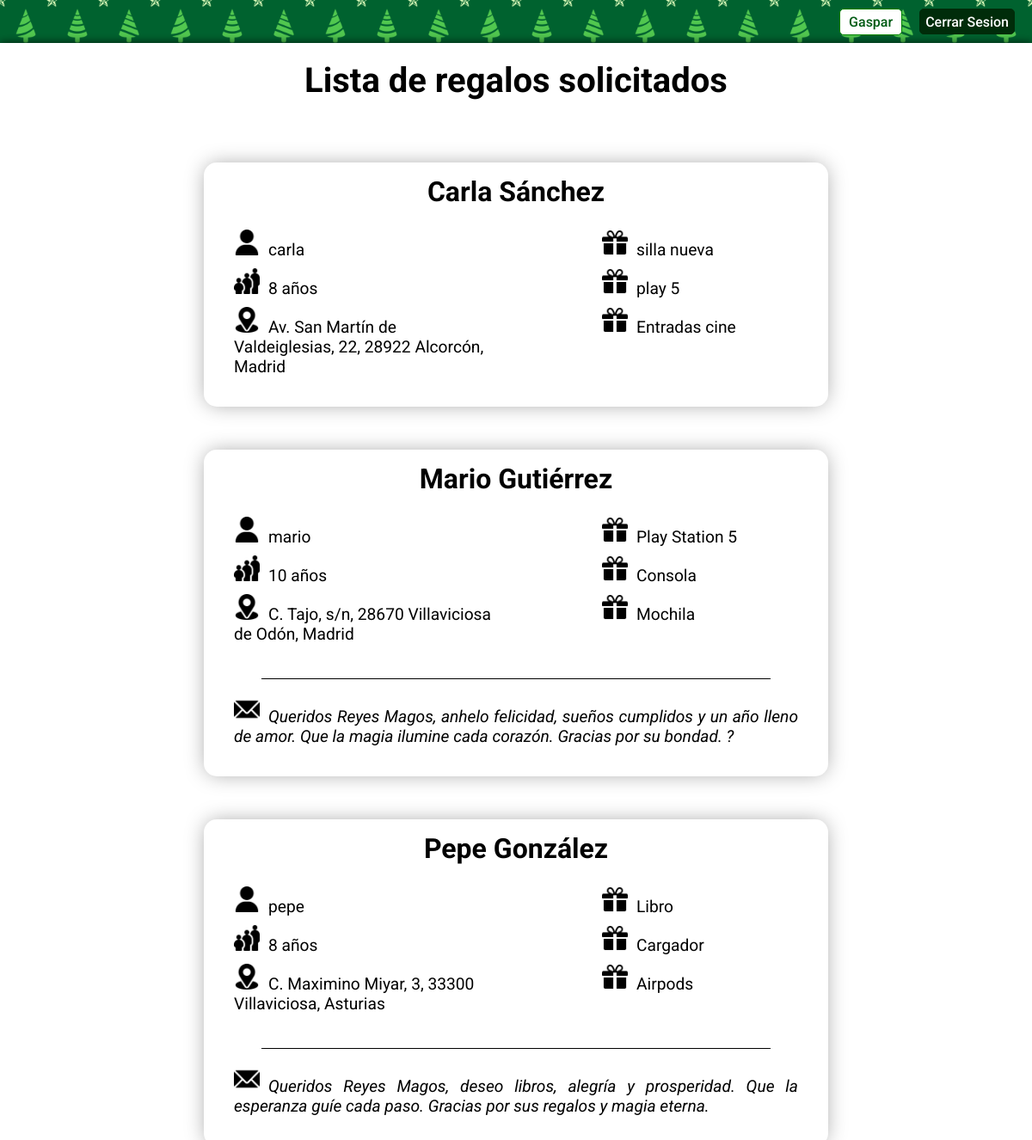
Screenshot of /dashboard.php (signed in) with the database file from the repository.
### tables this page shows
CREATE TABLE IF NOT EXISTS `data_users` (
  `nombre` varchar(32) NOT NULL,
  `apellidos` varchar(32) NOT NULL,
  `usuario` varchar(16) NOT NULL,
  `edad` int(11) DEFAULT NULL,
  `direccion` varchar(255) NOT NULL,
  `password` varchar(255) NOT NULL,
  `tipo` int(11) NOT NULL DEFAULT 1,
  `regalo1` char(128) DEFAULT NULL,
  `regalo2` char(128) DEFAULT NULL,
  `regalo3` char(128) DEFAULT NULL,
  `carta` char(255) DEFAULT NULL,
  PRIMARY KEY (`usuario`)
);

### dashboard.php (the view, shortened to what this page needs)
<?php
    if(isset($_SESSION["username"])) {
?>
<?php
    $servername = "localhost";
    $username = "root";
    $password = "";
    $dbname = "usuarios";
    $conn = new mysqli($servername, $username, $password, $dbname);
    $query_consultar_user = 'SELECT tipo, nombre, apellidos, regalo1, regalo2, regalo3, carta FROM data_users WHERE usuario = ? LIMIT 1;';
    $stmt = $conn->prepare($query_consultar_user);
    $stmt->bind_param('s', $_SESSION["username"]);
    $stmt->execute();
    $result_consultar_user = $stmt->get_result();
    if ($result_consultar_user && $result_consultar_user->num_rows > 0) {
        $row_consultar_user = $result_consultar_user->fetch_assoc();
        $tipo_usuario = $row_consultar_user['tipo'];
        $regalo1_existente = $row_consultar_user['regalo1'];
        if($tipo_usuario == 1){
            if($regalo1_existente === '' || $regalo1_existente === null) {
?>
<!DOCTYPE html>
<html lang="en">
<head>
    <meta charset="UTF-8">
    <meta name="viewport" content="width=device-width, initial-scale=1.0">
    <link rel="stylesheet" href="./styles/dashboard.css">
    <link rel="icon" type="image/x-icon" href="/images/favicon.png">
    <title>Carta a los reyes magos </title>
</head>
<body>
    <header>
        <p><?php echo $row_consultar_user['nombre'] . ' ' . $row_consultar_user['apellidos'];?></p>
        <form method="post" action="logout.php"><input type="submit" value="Cerrar Sesion" class="logout-button"></form>
    </header>
    <main>
        <h1>Tu carta a los reyes magos </h1>
        <form method="post" class="formulario" action="insertar_regalos.php">
            Escribe tus 3 regalos que más quieras pedir a los Reyes Magos
            <label>Regalo 1
                <input type="text" name="r1" id="r1" placeholder="Escribe tu regalo 1 aquí" required>
            </label>
            <label>Regalo 2
                <input type="text" name="r2" id="r2" placeholder="Escribe tu regalo 2 aquí" required>
            </label>
            <label>Regalo 3
                <input type="text" name="r3" id="r3" placeholder="Escribe tu regalo 3 aquí" required>
            </label>
            <label><span>Carta a los reyes magos <i>(Opcional)</i></span>
                <textarea name="carta" id="carta" maxlength="255" cols="30" rows="10" placeholder="Queridos reyes magos..."></textarea>
                <div id="textarea-count">
                    <span id="current">0</span>
                    <span id="maximum">/ 255</span>
                  </div>
            </label>
            <input type="submit" value="Pedir" class="submit-pedir">
        </form>
    </main>
    <script src="scripts/dashboard.js"></script>
</body>
</html>
<?php
    }else{
?>
    <!DOCTYPE html>
<html lang="en">
<head>
    <meta charset="UTF-8">
    <meta name="viewport" content="width=device-width, initial-scale=1.0">
    <link rel="stylesheet" href="./styles/dashboard.css">
    <link rel="icon" type="image/x-icon" href="/images/favicon.png">
    <title>Carta a los reyes magos </title>
</head>
<body>
    <header>
        <p><?php echo $row_consultar_user['nombre'] . ' ' . $row_consultar_user['apellidos'];?></p>
        <form method="post" action="logout.php"><input type="submit" value="Cerrar Sesion" class="logout-button"></form>
    </header>
    <main>
        <h1>Tu carta a los reyes magos </h1>
        <form method="post" action="insertar_regalos.php" class="formulario">
            <span class="form-title">Aquí están tus 3 regalos que has pedido a los reyes magos, ¡Feliz navidad!</span>
            <label>Regalo 1
                <input type="text" name="r1" id="r1" placeholder="Escribe tu regalo 1 aquí" required disabled
                value="<?php echo $row_consultar_user['regalo1'];?>">
            </label>
            <label>Regalo 2
                <input type="text" name="r2" id="r2" placeholder="Escribe tu regalo 2 aquí" required disabled
                value="<?php echo $row_consultar_user['regalo2'];?>">
            </label>
            <label>Regalo 3
                <input type="text" name="r3" id="r3" placeholder="Escribe tu regalo 3 aquí" required disabled value="<?php echo $row_consultar_user['regalo3'];?>">
            </label>
            <label><span>Carta a los reyes magos <i>(Opcional)</i></span>
                <textarea name="carta" id="carta" maxlength="255" cols="30" rows="10" placeholder="Queridos reyes magos..." disabled><?php echo $row_consultar_user['carta']?></textarea>
                <div id="textarea-count">
                    <span id="current">0</span>
                    <span id="maximum">/ 255</span>
                  </div>
            </label>
            <button type="button" id="boton-editar" class="submit-editar">Editar</button>
            <button type="submit" id="boton-guardar" class="submit-pedir" style="display: none;">Guardar cambios</button>
        </form>
    </main>
    <script src="./scripts/dashboard.js"></script>
</body>
</html>
<?php
            }
        }else{
?>
<!DOCTYPE html>
<html lang="en">
<head>
    <link rel="stylesheet" href="./styles/dashboard.css">
</head>
<body>
    <header>
        <p><?php echo $row_consultar_user['nombre'] . ' ' . $row_consultar_user['apellidos'];?></p>
        <form method="post" action="logout.php"><input type="submit" value="Cerrar Sesion" class="logout-button"></form>
    </header>
    <main>
        <h1>Lista de regalos solicitados</h1>
        <br>
        <br>
        <br>
        <br>
        <?php
        $query_obtener_niños = "SELECT nombre, apellidos, usuario, edad, direccion, regalo1, regalo2, regalo3, carta
        FROM data_users
        WHERE tipo = 1;";
        $result_obtener_niños = $conn->query($query_obtener_niños);
        if ($result_obtener_niños) {
            while ($row = $result_obtener_niños->fetch_assoc()) {
                $nombre = $row['nombre'];
                $apellidos = $row['apellidos'];
                $usuario = $row['usuario'];
                $edad = $row['edad'];
                $direccion = $row['direccion'];
                $regalo1 = $row['regalo1'];
                $regalo2 = $row['regalo2'];
                $regalo3 = $row['regalo3'];
                $carta = $row['carta'];
                $child_card =  '<div class="child-card">
                <h3>' . $nombre . ' ' . $apellidos . '</h3>
                <div class="data">
                    <div class="personal-data">
                        <p><img src="./images/user.png" height="20" alt="">' . $usuario . '</p>
                        <p><img src="./images/age-group.png" height="20" alt="">' . $edad . ' años</p>
                        <p><img src="./images/location.png" height="20" alt="">' . $direccion . '</p>
                    </div>
                    <div class="regalos">
                        <p><img src="./images/present.png" height="20" alt="">' . $regalo1 . '</p>
                        <p><img src="./images/present.png" height="20" alt="">' . $regalo2 . '</p>
                        <p><img src="./images/present.png" height="20" alt="">' . $regalo3 . '</p>
                    </div>';
                if($carta === null || $carta === ""){
                    $child_card .= '</div></div>';
                }else{
                    $child_card.=' </div>
                    <div class="line"></div>
                    <p class="carta"><img src="./images/mail.png" height="20" alt="">' . $carta . '</p>
                </div>';
                }
                echo $child_card;
             }
        }
        ?>
    </main>
</body>
</html>
<?php
}
}
    } else {
        header('location: login.php');
    }
?>

### styles/dashboard.css (style rules this page uses)
* { margin: 0; }
body { background-image: url('../images/navidad.jpg'); background-size: cover; }
header { width: 100%; height: 50px; background-image: url('../images/christmas-texture.jpg'); background-size: 15%; box-shadow: 0px 0px 10px 0px rgba(0,0,0,0.75); display: flex; justify-content: right; align-items: center; padding: 0 20px; box-sizing: border-box; }
.logout-button { height: 30px; background-color: rgb(0, 44, 10); color: #fff; border: 1px solid rgb(0, 44, 10); border-radius: 5px; cursor: pointer; font-family: Roboto; font-size: 1rem; font-weight: 500; }
header p { font-family: Roboto; font-size: 1rem; font-weight: 500; margin-right: 20px; color: rgb(0, 92, 21); border: 1px solid green; padding: 5px 10px; background-color: white; border-radius: 5px; -webkit-border-radius: 5px; -moz-border-radius: 5px; -ms-border-radius: 5px; -o-border-radius: 5px; }
main { background-color: #fff; box-shadow: 0px 0px 10px 0px rgba(0,0,0,0.75); box-sizing: border-box; padding: 20px; height: calc(100vh-50px); }
h1 { font-family: Roboto; font-size: 2.5rem; text-align: center; }
.child-card { width: 60%; font-family: Roboto; font-size: 1.2rem; font-weight: 400; border-radius: 15px; padding: 15px; -webkit-border-radius: 15px; -moz-border-radius: 15px; -ms-border-radius: 15px; -o-border-radius: 15px; margin: 0 auto; -webkit-box-shadow: 0px 0px 25px -3px rgba(0,0,0,0.75); -moz-box-shadow: 0px 0px 25px -3px rgba(0,0,0,0.75); box-shadow: 0px 0px 25px -3px rgba(0, 0, 0, 0.378); margin-bottom: 50px; }
.child-card h3 { font-size: 2rem; font-family: Roboto; text-transform: capitalize; text-align: center; margin-bottom: 5px; }
.data { display: flex; flex-wrap: wrap; height: 100%; }
.personal-data { width: 50%; height: 100%; display: flex; flex-direction: column; justify-content: space-around; align-items: left; gap: 10px; padding: 20px; box-sizing: border-box; }
.regalos { width: 50%; height: 100%; display: flex; flex-direction: column; justify-content: space-around; align-items: left; gap: 10px; padding: 20px 20px 20px 100px; box-sizing: border-box; }
.personal-data p img, .regalos p img, .carta img { width: 30px; height: 30px; margin-right: 10px; }
.carta { font-style: italic; text-align: justify; box-sizing: border-box; padding: 20px; }
.line { width: 85%; height: 1px; background-color: rgb(0, 0, 0); margin: 20px auto 0px; }

### rows the page displays
data_users: nombre "Gaspar"
data_users: nombre "Carla", apellidos "Sánchez", usuario "carla", edad "8", direccion "Av. San Martín de Valdeiglesias, 22, 28922 Alcorcón, Madrid", regalo1 "silla nueva", regalo2 "play 5", regalo3 "Entradas cine"
data_users: nombre "Mario", apellidos "Gutiérrez", usuario "mario", edad "10", direccion "C. Tajo, s/n, 28670 Villaviciosa de Odón, Madrid", regalo1 "Play Station 5", regalo2 "Consola", regalo3 "Mochila", carta "Queridos Reyes Magos, anhelo felicidad, sueños cumplidos y un año lleno de amor. Que la magia ilumine cada corazón. Gracias por su bondad. ?"
data_users: nombre "Pepe", apellidos "González", usuario "pepe", edad "8", direccion "C. Maximino Miyar, 3, 33300 Villaviciosa, Asturias", regalo1 "Libro", regalo2 "Cargador", regalo3 "Airpods", carta "Queridos Reyes Magos, deseo libros, alegría y prosperidad. Que la esperanza guíe cada paso. Gracias por sus regalos y magia eterna."
